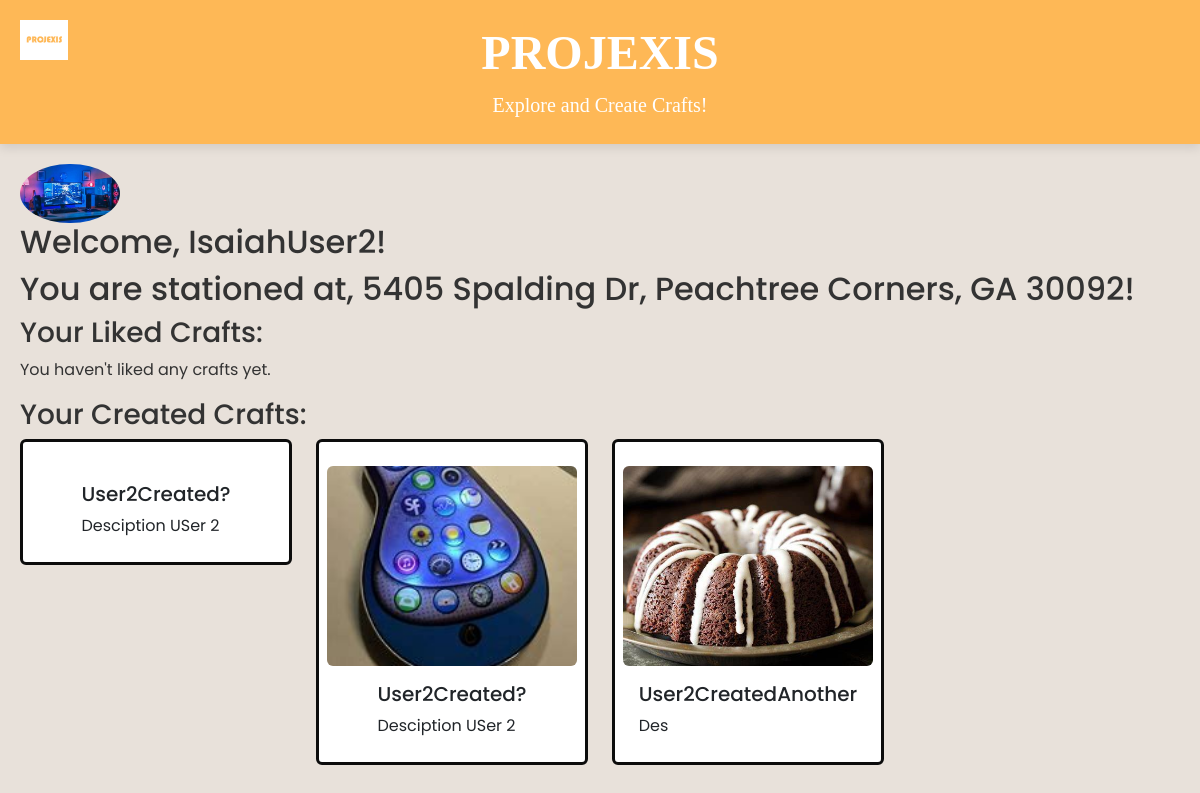
The page /accounts/ (signed in) on the database its author committed.
### accounts/models.py (models this page shows, shortened)
class Profile(models.Model):
    user = models.OneToOneField(User, on_delete=models.CASCADE)
    picture = models.ImageField(upload_to='profile_pics/', null=True, blank=True)
    location = models.CharField(max_length=100, null=True, blank=True)
    liked_crafts = models.ManyToManyField(CraftIdeaModel, related_name='liked_by', blank=True)
    user_crafts = models.ManyToManyField(CraftIdeaModel, related_name='created_by', blank=True)

### Media/models.py (models this page shows, shortened)
class CraftIdeaModel(models.Model):
    id = models.AutoField(primary_key=True)
    title = models.CharField(max_length=200)
    userThatUploaded = models.ForeignKey(User, on_delete=models.CASCADE)  # okay I have no idea if this is right but hey lets give it a shot
    description = models.TextField()
    image = models.ImageField(upload_to='movie_images/', null=True, blank=True) # horrible name but what can you do
    video = models.URLField(max_length=500, null=True, blank=True)  # horrible name again...
    def __str__(self):
        return str(self.id) + ' - ' + self.title #this isn't working

### accounts/views.py (the view)
# urls.py: path('', views.index, name='Crafts.index'),
@login_required
def index(request):
    liked_crafts = request.user.profile.liked_crafts.all()
    user_crafts = request.user.profile.user_crafts.all()
    for thing in liked_crafts:
        print("Liked Craft:", thing)
    for thing2 in user_crafts:
        print("Your Craft", thing2)
    context = {
        'liked_crafts': liked_crafts,
        'user_crafts': user_crafts,
    }
    return render(request, 'accounts/index.html', context)

### accounts/templates/accounts/index.html
{% extends 'base.html' %}
{% block content %}
{% load static %}
{% if user.is_authenticated %}
  {% if user.profile.picture %}
    <img src="{{ user.profile.picture.url }}" alt="Profile Picture" class="rounded-circle" width="100">
  {% else %}
    <img src="/CraftSite/static/img/Default.png" alt="Default Profile Picture" class="rounded-circle" width="100">
  {% endif %}
  <h2>Welcome, {{ user.username }}!</h2>
  <h2>You are stationed at, {{ user.profile.location }}!</h2>
  <div class="crafts-section">
    <h3>Your Liked Crafts:</h3>
    {% if liked_crafts %}
      <div class="row">
        {% for craft in liked_crafts %}
          <div class="col-md-4 col-lg-3 mb-2">
            <div class="p-2 card align-items-center pt-4">
              {% if craft.image %}
                <img src="{{ craft.image.url }}" class="card-img-top rounded img-card-200" alt="{{ craft.title }}">
              {% endif %}
              <div class="card-body">
                <h5 class="card-title">{{ craft.title }}</h5>
                <p class="card-text">{{ craft.description|truncatechars:100 }}</p>
              </div>
            </div>
          </div>
        {% endfor %}
      </div>
    {% else %}
      <p>You haven't liked any crafts yet.</p>
    {% endif %}
  </div>
  <div class="crafts-section">
    <h3>Your Created Crafts:</h3>
    {% if user_crafts %}
      <div class="row">
        {% for craft in user_crafts %}
          <div class="col-md-4 col-lg-3 mb-2">
            <div class="p-2 card align-items-center pt-4">
              {% if craft.image %}
                <img src="{{ craft.image.url }}" class="card-img-top rounded img-card-200" alt="{{ craft.title }}">
              {% endif %}
              <div class="card-body">
                <h5 class="card-title">{{ craft.title }}</h5>
                <p class="card-text">{{ craft.description|truncatechars:100 }}</p>
              </div>
            </div>
          </div>
        {% endfor %}
      </div>
    {% else %}
      <p>You haven't created any crafts yet.</p>
    {% endif %}
  </div>
{% endif %}
{% endblock content %}

### CraftSite/static/css/style.css (style rules this page uses)
.card { border: 3px solid rgb(12, 12, 12); }
.img-card-200 { width: 100%; height:200px; object-fit:cover; object-position: center; }
:root { --beige: #E8E1DA; --orange: #FEB856; }
body { font-family: 'Poppins', sans-serif; background-color: var(--beige); color: #333; margin: 0; }

### rows shown on the page
CraftIdeaModel: title "User2Created?", description "Desciption USer 2"
CraftIdeaModel: image (picture), title "User2Created?", description "Desciption USer 2"
CraftIdeaModel: image (picture), title "User2CreatedAnother", description "Des"

### other values the page prints
{{ user.username }} "IsaiahUser2"
{{ user.profile.location }} "5405 Spalding Dr, Peachtree Corners, GA 30092"
